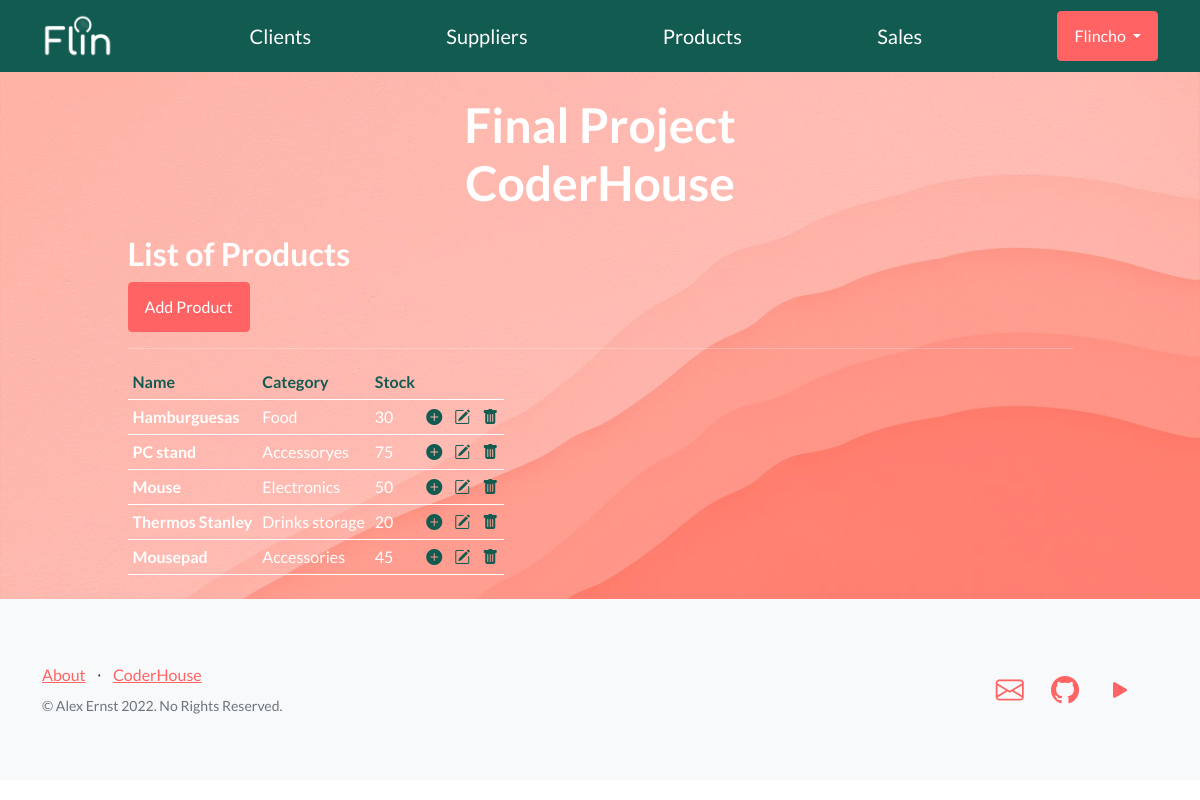
Screenshot of /products/ (signed in) with the database file from the repository.
### products/models.py (models this page shows)
class Product(models.Model):
    name = models.CharField(max_length=40, unique=True)
    category = models.CharField(max_length=40)
    price = models.IntegerField()
    stock = models.IntegerField()
    supplier = models.CharField(max_length=40, choices=supplier_choices(), default='')
    image = models.ImageField(upload_to='prod_img/', null=True, blank=True)
    description = models.TextField(null=True, blank=True)

### products/views.py (the view)
# urls.py: path('', views.ProductListView.as_view(), name='product-list'),
class ProductListView(ListView):
    model = Product
    template_name = "products/product_list.html"

### products/templates/products/product_list.html (shortened to what this page needs)
{% extends "main/index.html" %}
{% load static %}
{% block content %}
<h2>List of Products</h2>
{% if user.is_authenticated %}
<a class="btn btn-primary" href="{% url 'products:product-add' %}">Add Product</a>
{% endif %}
<hr>
{% if product_list %}
    <table>
            <tr style="border-bottom: 1px solid #fff">
            <th style="padding: 5px; color: #125B50">Name</th>
            <th style="padding: 5px; color: #125B50">Category</th>
            <th style="padding: 5px; color: #125B50" >Stock</th>
            </tr>
        {% for product in product_list %}
        <tr style="border-bottom: 1px solid #fff">
           <td style="padding: 5px"><b>{{product.name}}</b></td><td style="padding: 5px">{{product.category}}</td>
           <td style="padding: 5px">{{product.stock}}</td>
           <td><a href="{% url 'products:product-detail' product.id %}" style="padding: 5px">
                <i class="bi-plus-circle-fill" style="color: #125B50"> </i>
            </a></td>
            {% if user.is_authenticated %}
            <td><a href="{% url 'products:product-update' product.id %}" style="padding: 5px">
                <i class="bi-pencil-square" style="color: #125B50"> </i>
            </a></td>
            <td><a href="{% url 'products:product-delete' product.id %}" style="padding: 5px">
                <i class="bi-trash-fill" style="color: #125B50"> </i>
            </a></td>
            {% endif %}
        </tr>
    {% endfor %}
    </table>
{% else %}
<h4><p style="color: #125B50">No products yet</p></h4>
{% endif %}
{% endblock %}

### main/templates/main/index.html (shortened to what this page needs)
<!DOCTYPE html>
<html lang="en">
    <head>
        {% load static %}
        <link href="https://cdn.jsdelivr.net/npm/bootstrap-icons@1.5.0/font/bootstrap-icons.css" rel="stylesheet" type="text/css" />
        <link href="{% static 'main/css/styles.css' %}" rel="stylesheet" />
    </head>
    <body>
        <nav class="navbar navbar-light static-top" style="background-color: #125B50;">
            <div class="container">
                <a class="navbar-brand" href="{% url 'home' %}"><img style="height: 2.3em" src="{% static 'main/assets/Flin_isologo_blanco.png' %}" alt="Home"></a>
                <a class="navbar-brand" href="{% url 'clients:client-list' %}">Clients</a>
                <a class="navbar-brand" href="{% url 'suppliers:supplier-list' %}">Suppliers</a>
                <a class="navbar-brand" href="{% url 'products:product-list' %}">Products</a>
                <a class="navbar-brand" href="{% url 'sales:sale-list' %}">Sales</a>
                {% if user.is_authenticated %}
                <div class="dropdown">
                  <button class="btn btn-primary dropdown-toggle" type="button" id="dropdownMenuButton" data-bs-toggle="dropdown" aria-haspopup="true" aria-expanded="false">
                      {% if url %}
                      <img src="{{url}}" height=30em style="border-radius:0.3em">
                      {% else %}
                      {{ user.username }}
                      {% endif %}
                  </button>
                </div>
                {% else %}
                <a  class="btn btn-primary" href="{% url 'accounts:user-login' %}">Log in</a>
                {% endif %}
            </div>
        </nav>
        <header class="masthead">
            <div class="container position-relative">
                <div class="row justify-content-center">
                    <div class="col-xl-6">
                        <div class="text-center text-white">
                            <h1 class="mb-5">Final Project<br>CoderHouse</h1>
                            <div class="text-lg-start text-white">
                                {% block content %}
                                {% endblock %}
                            </div>
                        </div>
                    </div>
                </div>
            </div>
        </header>
        <footer class="footer bg-light">
            <div class="container">
                <div class="row">
                    <div class="col-lg-6 h-100 text-center text-lg-start my-auto">
                        <ul class="list-inline mb-2">
                            <li class="list-inline-item"><a href="/about">About</a></li>
                            <li class="list-inline-item">⋅</li>
                            <li class="list-inline-item"><a href="https://www.coderhouse.com" target="_blank">CoderHouse</a></li>
                        </ul>
                        <p class="text-muted small mb-4 mb-lg-0">&copy; Alex Ernst 2022. No Rights Reserved.</p>
                    </div>
                    <div class="col-lg-6 h-100 text-center text-lg-end my-auto">
                        <ul class="list-inline mb-0">
                            <li class="list-inline-item me-4">
                                <a href="mailto:alex24oct@gmail.com?subject=Webpage contact" target="_blank"><i class="bi-envelope fs-3"></i></a>
                            </li>
                            <li class="list-inline-item me-4">
                                <a href="https://github.com/Flincho/Proyecto-Final" target="_blank"><i class="bi-github fs-3"></i></a>
                            </li>
                            <li class="list-inline-item me-4">
                                <a href="https://www.youtube.com/watch?v=a3Z7zEc7AXQ&t" target="_blank"><i class="bi-play-fill fs-3"></i></a>
                            </li>
                        </ul>
                    </div>
                </div>
            </div>
        </footer>
    </body>
</html>

### rows the page displays
Product: name "Hamburguesas", category "Food", stock "30"
Product: name "PC stand", category "Accessoryes", stock "75"
Product: name "Mouse", category "Electronics", stock "50"
Product: name "Thermos Stanley", category "Drinks storage", stock "20"
Product: name "Mousepad", category "Accessories", stock "45"

### other values shown
{{ user.username }} "Flincho"
